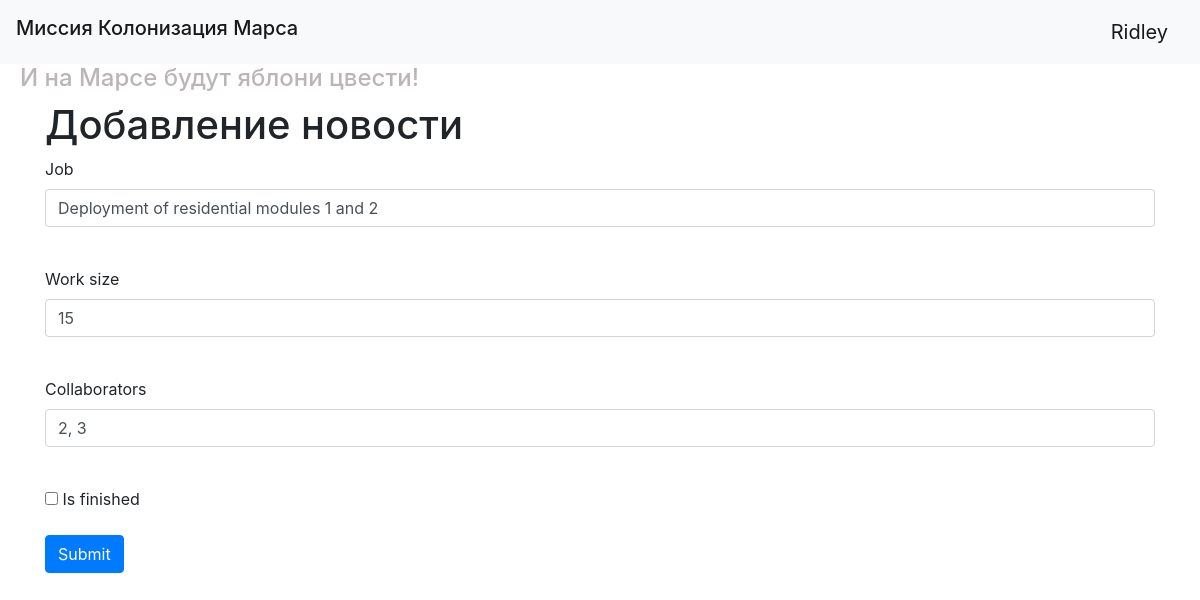
/jobs/1 (signed in), run on the app's committed database.
### data/users.py (models this page shows, shortened)
class User(SqlAlchemyBase, UserMixin):
    __tablename__ = 'users'
    id = sqlalchemy.Column(sqlalchemy.Integer, primary_key=True, autoincrement=True)
    surname = sqlalchemy.Column(sqlalchemy.String)
    name = sqlalchemy.Column(sqlalchemy.String)
    age = sqlalchemy.Column(sqlalchemy.Integer)
    position = sqlalchemy.Column(sqlalchemy.String)
    speciality = sqlalchemy.Column(sqlalchemy.String)
    address = sqlalchemy.Column(sqlalchemy.String)
    email = sqlalchemy.Column(sqlalchemy.String, unique=True)
    hashed_password = sqlalchemy.Column(sqlalchemy.String)
    modified_date = sqlalchemy.Column(sqlalchemy.DateTime, default=datetime.datetime.now)

### data/jobs.py (models this page shows)
class Jobs(SqlAlchemyBase):
    __tablename__ = 'jobs'
    id = sqlalchemy.Column(sqlalchemy.Integer, primary_key=True, autoincrement=True)
    team_leader = sqlalchemy.Column(sqlalchemy.Integer, sqlalchemy.ForeignKey('users.id'))
    job = sqlalchemy.Column(sqlalchemy.String)
    work_size = sqlalchemy.Column(sqlalchemy.Integer)
    collaborators = sqlalchemy.Column(sqlalchemy.String)
    start_date = sqlalchemy.Column(sqlalchemy.DateTime, default=datetime.datetime.now)
    end_date = sqlalchemy.Column(sqlalchemy.DateTime, default=datetime.datetime.now)
    is_finished = sqlalchemy.Column(sqlalchemy.Boolean)

### app.py (the view, shortened to what this page needs)
@app.route('/jobs/<int:id>', methods=['GET', 'POST'])
@login_required
def edit_news(id):
    form = JobsForm()
    if request.method == "GET":
        db_sess = create_session()
        job = db_sess.query(Jobs).filter(Jobs.id == id, Jobs.team_leader == current_user.id).first()
        if job:
            form.job.data = job.job
            form.work_size.data = job.work_size
            form.collaborators.data = job.collaborators
            form.is_finished.data = job.is_finished
        else:
            abort(404)
    return render_template('jobs.html', title='Редактирование новости', form=form)

### data/forms.py
class JobsForm(FlaskForm):
    job = StringField('Job', validators=[DataRequired()])
    work_size = IntegerField('Work size', validators=[DataRequired()])
    collaborators = StringField('Collaborators', validators=[DataRequired()])
    is_finished = BooleanField("Is finished")
    submit = SubmitField('Submit')

### app.py (called while the page is built)
@login_manager.user_loader
def load_user(user_id):
    db_sess = create_session()
    return db_sess.query(User).get(user_id)

### data/db_session.py (called while the page is built)
def create_session() -> Session:
    global __factory
    return __factory()

### templates/jobs.html (shortened to what this page needs)
{% extends "base.html" %}
{% block content %}
    <h1>Добавление новости</h1>
    <form action="" method="post">
        <p>
            {{ form.job.label }}<br>
            {{ form.job(class="form-control") }}<br>
        </p>
        <p>
            {{ form.work_size.label }}<br>
            {{ form.work_size(class="form-control") }}<br>
        </p>
        <p>
            {{ form.collaborators.label }}<br>
            {{ form.collaborators(class="form-control") }}<br>
        </p>
        <p>{{ form.is_finished() }} {{ form.is_finished.label }}</p>
        <p>{{ form.submit(type="submit", class="btn btn-primary") }}</p>
    </form>
{% endblock %}

### templates/base.html (shortened to what this page needs)
<!doctype html>
<html lang="en">
<head>
    <link rel="stylesheet"
          href="https://stackpath.bootstrapcdn.com/bootstrap/4.4.1/css/bootstrap.min.css"
>
    <link rel="stylesheet" type="text/css" href="../static/css/header.css"/>
</head>
<body>
<header>
    <nav class="navbar navbar-light bg-light">
        <h1 class="navbar-brand">Миссия Колонизация Марса</h1>
        {% if current_user.is_authenticated %}
            <a class="navbar-brand" href="/logout">{{ current_user.name }}</a>
        {% else %}
            <p>
                <a class="btn btn-primary " href="/register">Зарегистрироваться</a>
                <a class="btn btn-success" href="/login">Войти</a>
            </p>
        {% endif %}
    </nav>
    <h4 class="header">И на Марсе будут яблони цвести!</h4>
</header>
<main role="main" class="container">
    {% block content %}{% endblock %}
</main>
</body>
</html>

### static/css/header.css (style rules this page uses)
h4.header { padding-left: 20px; color: #bbb5b8; }

### data on the page
User: name "Ridley"
Jobs: job "Deployment of residential modules 1 and 2", work_size "15", collaborators "2, 3"
